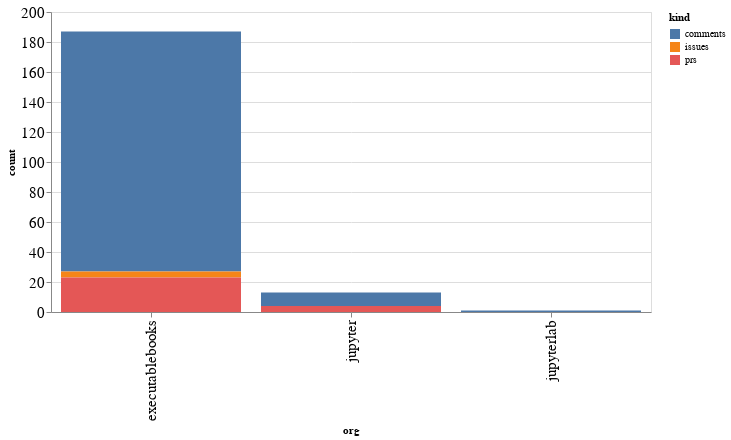

Write notebook code for a chart like this one.
### Code cell
alt.Chart(org_summaries, width=600).mark_bar().encode(
    x='org',
    y='count',
    color='kind',
    tooltip="org"
)

### Figure 1 — Vega-Lite specification as saved in the notebook (floating-point values rounded to 4 significant figures)
{"config": {"axisLeft": {"labelFontSize": 15}, "axisBottom": {"labelFontSize": 15}}, "data": {"name": "data-617567f97f0a1e9be5fa54dbd7640359"}, "mark": "bar", "encoding": {"color": {"type": "nominal", "field": "kind"}, "tooltip": {"type": "nominal", "field": "org"}, "x": {"type": "nominal", "field": "org"}, "y": {"type": "quantitative", "field": "count"}}, "width": 600, "$schema": "https://vega.github.io/schema/vega-lite/v4.8.1.json", "datasets": {"data-617567f97f0a1e9be5fa54dbd7640359": [{"org": "executablebooks", "kind": "comments", "count": 160}, {"org": "executablebooks", "kind": "issues", "count": 4}, {"org": "executablebooks", "kind": "prs", "count": 23}, {"org": "jupyter", "kind": "comments", "count": 9}, {"org": "jupyter", "kind": "prs", "count": 4}, {"org": "jupyterlab", "kind": "comments", "count": 1}]}}
